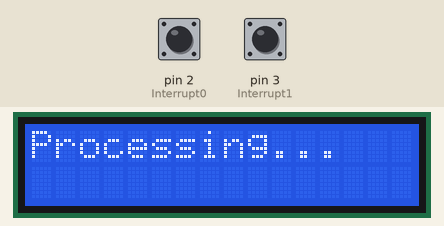
This sketch was run on a simulated Arduino Uno, built with avr-gcc and run on an emulated ATmega328P. Parts: 16×2 character LCD. The test bench sets the inputs (shaded band); at power-on: pin 2 (Interrupt0) HIGH, pin 3 (Interrupt1) HIGH. What the sketch prints to the serial monitor is not drawn.

Above: at 0.1 s.
At 35.2 s:
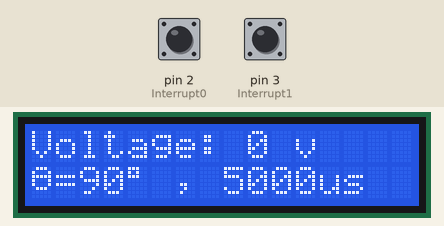

The sketch:

FinalCode.ino
```cpp
///////////////////////////////////////////////////////////////////////////////////////
//                                                                                   //
//                               CLOSED LOOP CONTROL                                 //
//                            TRIAC FIRING ANGLE SYSTEM                              //
//                                                                                   //
///////////////////////////////////////////////////////////////////////////////////////


#include <Arduino.h>
#include <Wire.h>
#include <LiquidCrystal_I2C.h>

//=================== LCD ===================//
// LCD connect to Arduino I2C (A4 = SDA, A5 = SCL)
LiquidCrystal_I2C lcd(0x27,16,2);

//============== Zero-Crossing ==============//
#define Interrupt0 2
#define Interrupt1 3

//============ Measure Frequency ============//
// period of pulse accumulation and serial output, milliseconds
const int MainPeriod = 100;
long previousMillis = 0; // will store last time of the cycle end

volatile unsigned long previousMicros = 0;
volatile unsigned long duration = 0;  // accumulates pulse width
volatile unsigned int pulsecount = 0; // accumulates pulse count

//================== TRIAC ==================//
#define TriacTrigger 10

// Firing angle in degrees
volatile int firingAngle = 90;

// Time per degree calculation (~55.56us for 50Hz & 46.29us for 60Hz)
volatile float freq = 50;
volatile float timePerDegree = 55.56;

// Delay corresponding to chosen degrees
volatile unsigned long delayTime = firingAngle * timePerDegree;  // in microseconds

//================= ZMPT10B =================//
#define zmptPin A0
int zmptSensor = 0;
int voltageRef = 220;
int measuredVoltage = 0;

//-------------------------------------------------------------------------------------
// External Interrupt 1 (Zero-Crossing detection) service routine
void freqCounterCallback() {
  unsigned long currentMicros = micros();
  duration += currentMicros - previousMicros;
  previousMicros = currentMicros;
  pulsecount++;
}

//-------------------------------------------------------------------------------------
void reportFrequency() {
    freq = 1e6 / float(duration) * float(pulsecount/2);

    Serial.print("duration: ");
    Serial.println(float(duration) , 2);
    Serial.print("pulsecount: ");
    Serial.println(float(pulsecount/2) , 2);
    Serial.print("Freq: ");
    Serial.print(freq , 2);
    Serial.println(" Hz");

    lcd.setCursor ( 0, 1 );
    lcd.print("Freq: ");
    lcd.print(freq , 2);
    lcd.print(" Hz");

    // clear counters
    duration = 0;
    pulsecount = 0;

    // Time per degree calculation (based on the full AC cycle)
    timePerDegree = (1e6 / freq) / 360; // in microseconds
}

//-------------------------------------------------------------------------------------
// External Interrupt 0 (Zero-Crossing detection) service routine
void fireTriacCallback() {
  // Read the voltage from the ZMPT10B sensor
  zmptSensor = analogRead(zmptPin);

  // Map the sensor reading to a voltage range (adjust based on your sensor calibration)
  measuredVoltage = (zmptSensor / 1023.0) * voltageRef; // Assuming 0-220V mapped to ADC

  // Adjust firing angle based on the voltage range
  switch (measuredVoltage)
  {
  case 0 ... 100:
    firingAngle -= 5;
    if (firingAngle < 30) firingAngle = 30; // Prevent negative firing angles
  break;

  case 120 ... 220:
    firingAngle += 5;
    if (firingAngle > 150) firingAngle = 150; // Prevent firing angle beyond 180 degrees
  break;

  default:
    firingAngle = 90;
  break;
  }

  // Delay corresponding to reference voltage
  delayTime = firingAngle * timePerDegree;

  // Generate TRIAC trigger pulse
  delayMicroseconds(delayTime); // Delay before firing TRIAC
  digitalWrite(TriacTrigger, HIGH);
  delayMicroseconds(50);        // 50us pulse to trigger TRIAC
  digitalWrite(TriacTrigger, LOW);
}

//=====================================================================================
void setup() {
  // Initialize serial communication
  Serial.begin(115200);

  //initialize lcd screen
  lcd.init();
  lcd.backlight();
  lcd.clear();

  // Set zero-crossing pin as input with internal pull-up
  pinMode(Interrupt0, INPUT_PULLUP);
  pinMode(Interrupt1, INPUT_PULLUP);

  // Set TriacTrigger pin as output (TRIAC control)
  pinMode(TriacTrigger, OUTPUT);

  attachInterrupt(digitalPinToInterrupt(Interrupt1), freqCounterCallback, FALLING);

  // Allow time to collect pulses before reporting frequency
  lcd.setCursor(0,0);
  lcd.print("Processing...");
  delay(30000); // Adjust delay as needed to accumulate a meaningful number of pulses
  reportFrequency();
  delay(5000);
  lcd.clear();
}

//=====================================================================================
void loop() {

  // Print debug information
  Serial.print("Voltage: ");
  Serial.print(measuredVoltage);
  Serial.print("V, Firing Angle: ");
  Serial.print(firingAngle);
  Serial.print(" degrees, Delay: ");
  Serial.print(delayTime);
  Serial.println("us");

  lcd.setCursor(0,0);
  lcd.print("Voltage: ");
  lcd.print(measuredVoltage);
  lcd.print(" v");
  lcd.setCursor(0,1);
  lcd.print((char)0xF2);
  lcd.print("=");
  lcd.print(firingAngle);
  lcd.print((char)0xDF);
  lcd.print(" , ");
  lcd.print(delayTime);
  lcd.print("us");

  // Attach interrupt handler for zero-crossing detection (FALLING edge)
  attachInterrupt(digitalPinToInterrupt(Interrupt0), fireTriacCallback, FALLING);
}

///////////////////////////////////////////////////////////////////////////////////////
//                                                                                   //
//                 © 2019 - 2024 Nariman Ziaie, All rights reserved                  //
//                                                                                   //
///////////////////////////////////////////////////////////////////////////////////////
//               see: https://github.com/Nariman-Z for more information              //
///////////////////////////////////////////////////////////////////////////////////////
```
